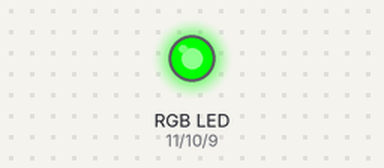
This sketch was run on a simulated Arduino Uno, built with avr-gcc and run on an emulated ATmega328P. Shown: an RGB LED mixed from three pins (HIGH = lit).

Above: at 0.05 s.
At 5.5 s:
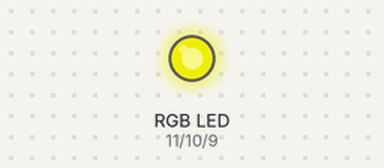
At 11.0 s:
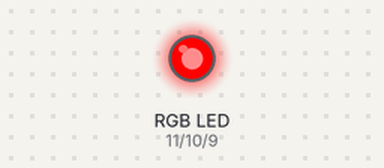
Timing chart, 0 to 14.3 s (numbered marks = the images above):
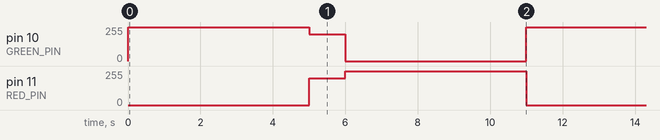

Measured:
- by itself, pin 10 (GREEN_PIN): repeats every 11.0 s: 200/255 1.0 s, 0/255 5.0 s, 255/255 5.0 s
- by itself, pin 11 (RED_PIN): repeats every 11.0 s: 255/255 5.0 s, 0/255 5.0 s, 200/255 1.0 s

The sketch:

Etape08.ino
```cpp
#define RED_PIN 11
#define GREEN_PIN 10
#define BLUE_PIN 9

void setup() {
  pinMode(RED_PIN, OUTPUT);
  pinMode(GREEN_PIN, OUTPUT);
  pinMode(BLUE_PIN, OUTPUT);
}

void loop() {
  analogWrite(RED_PIN, 0);
  analogWrite(GREEN_PIN, 255);
  analogWrite(BLUE_PIN, 0);

  delay(5000);

  analogWrite(RED_PIN, 200);
  analogWrite(GREEN_PIN, 200);
  analogWrite(BLUE_PIN, 0);

  delay(1000);

  analogWrite(RED_PIN, 255);
  analogWrite(GREEN_PIN, 0);
  analogWrite(BLUE_PIN, 0);

  delay(5000);
}
```
